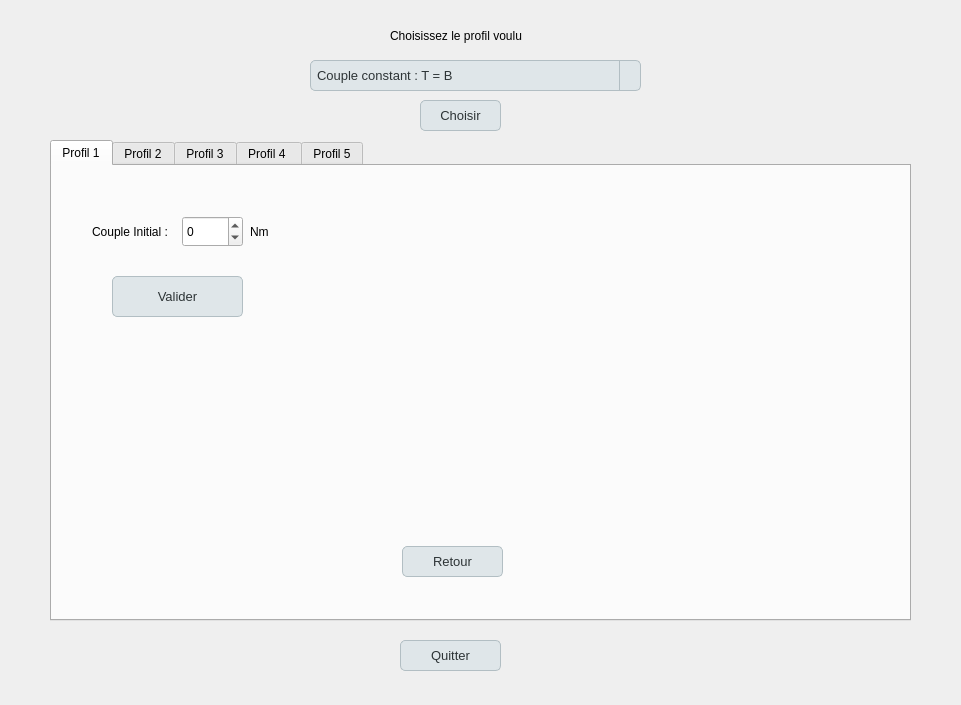
<?xml version="1.0" encoding="UTF-8"?>
<ui version="4.0">
 <class>Form</class>
 <widget class="QWidget" name="Form">
  <property name="geometry">
   <rect>
    <x>0</x>
    <y>0</y>
    <width>961</width>
    <height>705</height>
   </rect>
  </property>
  <property name="windowTitle">
   <string>Form</string>
  </property>
  <widget class="QComboBox" name="cB_choix_profil">
   <property name="geometry">
    <rect>
     <x>310</x>
     <y>60</y>
     <width>331</width>
     <height>31</height>
    </rect>
   </property>
   <property name="styleSheet">
    <string notr="true">QComboBox {
    background-color: #dfe6e9;
    border: 1px solid #b2bec3;
    border-radius: 5px;
    padding: 6px 30px 6px 6px;
    font: 13px;
    color: #2d3436;
}

QComboBox:hover {
    background-color: #b2bec3;
}

QComboBox:pressed {
    background-color: #636e72;
    color: #ffffff;
}

QComboBox::drop-down {
    subcontrol-origin: padding;
    subcontrol-position: top right;
    width: 20px;
    border-left: 1px solid #b2bec3;
}

QComboBox QAbstractItemView {
    background-color: #dfe6e9;
    border: 1px solid #b2bec3;
    selection-background-color: #636e72;
    selection-color: #ffffff;
}</string>
   </property>
   <item>
    <property name="text">
     <string>Couple constant : T = B</string>
    </property>
   </item>
   <item>
    <property name="text">
     <string>Couple de type : T = An+B</string>
    </property>
   </item>
   <item>
    <property name="text">
     <string>Couple de type : T = An²+B</string>
    </property>
   </item>
   <item>
    <property name="text">
     <string>Couple de type : T = An−1</string>
    </property>
   </item>
   <item>
    <property name="text">
     <string>Couple de commande impulsionnelle</string>
    </property>
   </item>
  </widget>
  <widget class="QPushButton" name="pb_choisir_frein_profil">
   <property name="geometry">
    <rect>
     <x>420</x>
     <y>100</y>
     <width>81</width>
     <height>31</height>
    </rect>
   </property>
   <property name="styleSheet">
    <string notr="true">QPushButton {
    background-color: #dfe6e9;
    border: 1px solid #b2bec3;
    border-radius: 5px;
    color: #2d3436;
    padding: 6px 12px;
    font: 13px;
}

QPushButton:hover {
    background-color: #b2bec3;
}

QPushButton:pressed {
    background-color: #636e72;
    color: #ffffff;
}</string>
   </property>
   <property name="text">
    <string>Choisir</string>
   </property>
  </widget>
  <widget class="QLabel" name="label">
   <property name="geometry">
    <rect>
     <x>390</x>
     <y>20</y>
     <width>171</width>
     <height>31</height>
    </rect>
   </property>
   <property name="text">
    <string>Choisissez le profil voulu</string>
   </property>
  </widget>
  <widget class="QTabWidget" name="tabWidget">
   <property name="geometry">
    <rect>
     <x>50</x>
     <y>140</y>
     <width>861</width>
     <height>481</height>
    </rect>
   </property>
   <property name="currentIndex">
    <number>0</number>
   </property>
   <widget class="QWidget" name="profil1">
    <attribute name="title">
     <string>Profil 1</string>
    </attribute>
    <widget class="QLabel" name="label_5">
     <property name="geometry">
      <rect>
       <x>40</x>
       <y>50</y>
       <width>91</width>
       <height>31</height>
      </rect>
     </property>
     <property name="text">
      <string>Couple Initial : </string>
     </property>
    </widget>
    <widget class="QPushButton" name="pb_valider_profil1">
     <property name="geometry">
      <rect>
       <x>60</x>
       <y>110</y>
       <width>131</width>
       <height>41</height>
      </rect>
     </property>
     <property name="styleSheet">
      <string notr="true">QPushButton {
    background-color: #dfe6e9;
    border: 1px solid #b2bec3;
    border-radius: 5px;
    color: #2d3436;
    padding: 6px 12px;
    font: 13px;
}

QPushButton:hover {
    background-color: #b2bec3;
}

QPushButton:pressed {
    background-color: #636e72;
    color: #ffffff;
}</string>
     </property>
     <property name="text">
      <string>Valider</string>
     </property>
    </widget>
    <widget class="QSpinBox" name="sB_coupleInitial">
     <property name="geometry">
      <rect>
       <x>130</x>
       <y>50</y>
       <width>61</width>
       <height>31</height>
      </rect>
     </property>
     <property name="minimum">
      <number>-10000</number>
     </property>
     <property name="maximum">
      <number>10000</number>
     </property>
     <property name="singleStep">
      <number>10</number>
     </property>
    </widget>
    <widget class="QLabel" name="label_34">
     <property name="geometry">
      <rect>
       <x>198</x>
       <y>50</y>
       <width>51</width>
       <height>31</height>
      </rect>
     </property>
     <property name="text">
      <string>Nm</string>
     </property>
    </widget>
    <widget class="QPushButton" name="pb_retour_profil1">
     <property name="geometry">
      <rect>
       <x>350</x>
       <y>380</y>
       <width>101</width>
       <height>31</height>
      </rect>
     </property>
     <property name="styleSheet">
      <string notr="true">QPushButton {
    background-color: #dfe6e9;
    border: 1px solid #b2bec3;
    border-radius: 5px;
    color: #2d3436;
    padding: 6px 12px;
    font: 13px;
}

QPushButton:hover {
    background-color: #b2bec3;
}

QPushButton:pressed {
    background-color: #636e72;
    color: #ffffff;
}</string>
     </property>
     <property name="text">
      <string>Retour</string>
     </property>
    </widget>
    <widget class="QLabel" name="l_image_profil1">
     <property name="geometry">
      <rect>
       <x>290</x>
       <y>20</y>
       <width>541</width>
       <height>331</height>
      </rect>
     </property>
     <property name="text">
      <string/>
     </property>
    </widget>
   </widget>
   <widget class="QWidget" name="profil2">
    <attribute name="title">
     <string>Profil 2</string>
    </attribute>
    <widget class="QLabel" name="label_16">
     <property name="geometry">
      <rect>
       <x>20</x>
       <y>50</y>
       <width>121</width>
       <height>31</height>
      </rect>
     </property>
     <property name="text">
      <string>Coefficient directeur 
de la courbe </string>
     </property>
    </widget>
    <widget class="QSpinBox" name="sB_coefficientDirecteur_profil2">
     <property name="geometry">
      <rect>
       <x>140</x>
       <y>50</y>
       <width>61</width>
       <height>31</height>
      </rect>
     </property>
     <property name="minimum">
      <number>-10000</number>
     </property>
     <property name="maximum">
      <number>10000</number>
     </property>
     <property name="singleStep">
      <number>10</number>
     </property>
    </widget>
    <widget class="QLabel" name="label_17">
     <property name="geometry">
      <rect>
       <x>20</x>
       <y>110</y>
       <width>121</width>
       <height>31</height>
      </rect>
     </property>
     <property name="text">
      <string>Ordonnée à l'origine 
de la courbe </string>
     </property>
    </widget>
    <widget class="QSpinBox" name="sB_ordonneeOrigine_profil2">
     <property name="geometry">
      <rect>
       <x>140</x>
       <y>110</y>
       <width>61</width>
       <height>31</height>
      </rect>
     </property>
     <property name="minimum">
      <number>-10000</number>
     </property>
     <property name="maximum">
      <number>10000</number>
     </property>
     <property name="singleStep">
      <number>10</number>
     </property>
    </widget>
    <widget class="QPushButton" name="pb_valider_profil2">
     <property name="geometry">
      <rect>
       <x>60</x>
       <y>170</y>
       <width>101</width>
       <height>31</height>
      </rect>
     </property>
     <property name="text">
      <string>Valider</string>
     </property>
    </widget>
    <widget class="QPushButton" name="pb_retour_profil2">
     <property name="geometry">
      <rect>
       <x>350</x>
       <y>390</y>
       <width>101</width>
       <height>31</height>
      </rect>
     </property>
     <property name="styleSheet">
      <string notr="true">QPushButton {
    background-color: #dfe6e9;
    border: 1px solid #b2bec3;
    border-radius: 5px;
    color: #2d3436;
    padding: 6px 12px;
    font: 13px;
}

QPushButton:hover {
    background-color: #b2bec3;
}

QPushButton:pressed {
    background-color: #636e72;
    color: #ffffff;
}</string>
     </property>
     <property name="text">
      <string>Retour</string>
     </property>
    </widget>
    <widget class="QLabel" name="l_image_profil2">
     <property name="geometry">
      <rect>
       <x>290</x>
       <y>20</y>
       <width>541</width>
       <height>331</height>
      </rect>
     </property>
     <property name="text">
      <string/>
     </property>
    </widget>
   </widget>
   <widget class="QWidget" name="profil3">
    <attribute name="title">
     <string>Profil 3</string>
    </attribute>
    <widget class="QPushButton" name="pb_retour_profil3">
     <property name="geometry">
      <rect>
       <x>350</x>
       <y>390</y>
       <width>101</width>
       <height>31</height>
      </rect>
     </property>
     <property name="styleSheet">
      <string notr="true">QPushButton {
    background-color: #dfe6e9;
    border: 1px solid #b2bec3;
    border-radius: 5px;
    color: #2d3436;
    padding: 6px 12px;
    font: 13px;
}

QPushButton:hover {
    background-color: #b2bec3;
}

QPushButton:pressed {
    background-color: #636e72;
    color: #ffffff;
}</string>
     </property>
     <property name="text">
      <string>Retour</string>
     </property>
    </widget>
    <widget class="QPushButton" name="pb_valider_profil3">
     <property name="geometry">
      <rect>
       <x>60</x>
       <y>170</y>
       <width>91</width>
       <height>31</height>
      </rect>
     </property>
     <property name="styleSheet">
      <string notr="true">QPushButton {
    background-color: #dfe6e9;
    border: 1px solid #b2bec3;
    border-radius: 5px;
    color: #2d3436;
    padding: 6px 12px;
    font: 13px;
}

QPushButton:hover {
    background-color: #b2bec3;
}

QPushButton:pressed {
    background-color: #636e72;
    color: #ffffff;
}</string>
     </property>
     <property name="text">
      <string>Valider</string>
     </property>
    </widget>
    <widget class="QLabel" name="label_19">
     <property name="geometry">
      <rect>
       <x>20</x>
       <y>110</y>
       <width>111</width>
       <height>31</height>
      </rect>
     </property>
     <property name="text">
      <string>Ordonnée à l'origine 
de la courbe</string>
     </property>
    </widget>
    <widget class="QLabel" name="label_18">
     <property name="geometry">
      <rect>
       <x>20</x>
       <y>50</y>
       <width>111</width>
       <height>31</height>
      </rect>
     </property>
     <property name="text">
      <string>Coefficient directeur  
de la courbe</string>
     </property>
    </widget>
    <widget class="QSpinBox" name="sB_ordonneeOrigine_profil3">
     <property name="geometry">
      <rect>
       <x>140</x>
       <y>110</y>
       <width>61</width>
       <height>31</height>
      </rect>
     </property>
     <property name="minimum">
      <number>-10000</number>
     </property>
     <property name="maximum">
      <number>10000</number>
     </property>
     <property name="singleStep">
      <number>10</number>
     </property>
    </widget>
    <widget class="QSpinBox" name="sB_coefficientDirecteur_profil3">
     <property name="geometry">
      <rect>
       <x>140</x>
       <y>50</y>
       <width>61</width>
       <height>31</height>
      </rect>
     </property>
     <property name="minimum">
      <number>-10000</number>
     </property>
     <property name="maximum">
      <number>10000</number>
     </property>
     <property name="singleStep">
      <number>10</number>
     </property>
    </widget>
    <widget class="QLabel" name="l_image_profil3">
     <property name="geometry">
      <rect>
       <x>290</x>
       <y>20</y>
       <width>541</width>
       <height>321</height>
      </rect>
     </property>
     <property name="text">
      <string/>
     </property>
    </widget>
   </widget>
   <widget class="QWidget" name="profil4">
    <attribute name="title">
     <string>Profil 4 </string>
    </attribute>
    <widget class="QSpinBox" name="sB_coefficientDirecteur_profil4">
     <property name="geometry">
      <rect>
       <x>150</x>
       <y>140</y>
       <width>61</width>
       <height>31</height>
      </rect>
     </property>
     <property name="minimum">
      <number>-10000</number>
     </property>
     <property name="maximum">
      <number>10000</number>
     </property>
     <property name="singleStep">
      <number>10</number>
     </property>
    </widget>
    <widget class="QSpinBox" name="sB_dureeConstante_profil4">
     <property name="geometry">
      <rect>
       <x>150</x>
       <y>90</y>
       <width>61</width>
       <height>31</height>
      </rect>
     </property>
     <property name="minimum">
      <number>-10000</number>
     </property>
     <property name="maximum">
      <number>10000</number>
     </property>
     <property name="singleStep">
      <number>10</number>
     </property>
    </widget>
    <widget class="QSpinBox" name="sB_coupleInitial_profil4">
     <property name="geometry">
      <rect>
       <x>150</x>
       <y>40</y>
       <width>61</width>
       <height>31</height>
      </rect>
     </property>
     <property name="minimum">
      <number>-10000</number>
     </property>
     <property name="maximum">
      <number>10000</number>
     </property>
     <property name="singleStep">
      <number>10</number>
     </property>
    </widget>
    <widget class="QLabel" name="label_2">
     <property name="geometry">
      <rect>
       <x>60</x>
       <y>40</y>
       <width>91</width>
       <height>31</height>
      </rect>
     </property>
     <property name="text">
      <string>Couple Initial : </string>
     </property>
    </widget>
    <widget class="QLabel" name="label_3">
     <property name="geometry">
      <rect>
       <x>50</x>
       <y>89</y>
       <width>101</width>
       <height>31</height>
      </rect>
     </property>
     <property name="text">
      <string>Durée constante : </string>
     </property>
    </widget>
    <widget class="QLabel" name="label_4">
     <property name="geometry">
      <rect>
       <x>30</x>
       <y>140</y>
       <width>141</width>
       <height>31</height>
      </rect>
     </property>
     <property name="text">
      <string>Coefficient directeur
 de la pente : </string>
     </property>
    </widget>
    <widget class="QPushButton" name="pb_valider_profil4">
     <property name="geometry">
      <rect>
       <x>64</x>
       <y>193</y>
       <width>91</width>
       <height>31</height>
      </rect>
     </property>
     <property name="styleSheet">
      <string notr="true">QPushButton {
    background-color: #dfe6e9;
    border: 1px solid #b2bec3;
    border-radius: 5px;
    color: #2d3436;
    padding: 6px 12px;
    font: 13px;
}

QPushButton:hover {
    background-color: #b2bec3;
}

QPushButton:pressed {
    background-color: #636e72;
    color: #ffffff;
}</string>
     </property>
     <property name="text">
      <string>Valider</string>
     </property>
    </widget>
    <widget class="QPushButton" name="pb_retour_profil4">
     <property name="geometry">
      <rect>
       <x>350</x>
       <y>390</y>
       <width>101</width>
       <height>31</height>
      </rect>
     </property>
     <property name="styleSheet">
      <string notr="true">QPushButton {
    background-color: #dfe6e9;
    border: 1px solid #b2bec3;
    border-radius: 5px;
    color: #2d3436;
    padding: 6px 12px;
    font: 13px;
}

QPushButton:hover {
    background-color: #b2bec3;
}

QPushButton:pressed {
    background-color: #636e72;
    color: #ffffff;
}</string>
     </property>
     <property name="text">
      <string>Retour</string>
     </property>
    </widget>
    <widget class="QLabel" name="l_image_profil4">
     <property name="geometry">
      <rect>
       <x>290</x>
       <y>20</y>
       <width>541</width>
       <height>321</height>
      </rect>
     </property>
     <property name="text">
      <string/>
     </property>
    </widget>
   </widget>
   <widget class="QWidget" name="profil5">
    <attribute name="title">
     <string>Profil 5</string>
    </attribute>
    <widget class="QLabel" name="label_35">
     <property name="geometry">
      <rect>
       <x>50</x>
       <y>30</y>
       <width>121</width>
       <height>31</height>
      </rect>
     </property>
     <property name="text">
      <string>Couple Etat Haut</string>
     </property>
    </widget>
    <widget class="QSpinBox" name="sB_coupleEtatHaut_profil5">
     <property name="geometry">
      <rect>
       <x>150</x>
       <y>30</y>
       <width>61</width>
       <height>31</height>
      </rect>
     </property>
     <property name="minimum">
      <number>-10000</number>
     </property>
     <property name="maximum">
      <number>10000</number>
     </property>
     <property name="singleStep">
      <number>10</number>
     </property>
    </widget>
    <widget class="QLabel" name="label_36">
     <property name="geometry">
      <rect>
       <x>50</x>
       <y>80</y>
       <width>121</width>
       <height>31</height>
      </rect>
     </property>
     <property name="text">
      <string>Couple Etat Bas</string>
     </property>
    </widget>
    <widget class="QSpinBox" name="sB_coupleEtatBas_profil5">
     <property name="geometry">
      <rect>
       <x>150</x>
       <y>80</y>
       <width>61</width>
       <height>31</height>
      </rect>
     </property>
     <property name="minimum">
      <number>-10000</number>
     </property>
     <property name="maximum">
      <number>10000</number>
     </property>
     <property name="singleStep">
      <number>10</number>
     </property>
    </widget>
    <widget class="QLabel" name="label_37">
     <property name="geometry">
      <rect>
       <x>50</x>
       <y>130</y>
       <width>121</width>
       <height>31</height>
      </rect>
     </property>
     <property name="text">
      <string>Durée Etat Haut </string>
     </property>
    </widget>
    <widget class="QSpinBox" name="sB_dureeEtatHaut_profil5">
     <property name="geometry">
      <rect>
       <x>150</x>
       <y>130</y>
       <width>61</width>
       <height>31</height>
      </rect>
     </property>
     <property name="minimum">
      <number>-10000</number>
     </property>
     <property name="maximum">
      <number>10000</number>
     </property>
     <property name="singleStep">
      <number>10</number>
     </property>
    </widget>
    <widget class="QLabel" name="label_38">
     <property name="geometry">
      <rect>
       <x>50</x>
       <y>180</y>
       <width>121</width>
       <height>31</height>
      </rect>
     </property>
     <property name="text">
      <string>Durée Etat Bas </string>
     </property>
    </widget>
    <widget class="QSpinBox" name="sB_dureeEtatBas_profil5">
     <property name="geometry">
      <rect>
       <x>150</x>
       <y>180</y>
       <width>61</width>
       <height>31</height>
      </rect>
     </property>
     <property name="minimum">
      <number>-10000</number>
     </property>
     <property name="maximum">
      <number>10000</number>
     </property>
     <property name="singleStep">
      <number>10</number>
     </property>
    </widget>
    <widget class="QLabel" name="label_39">
     <property name="geometry">
      <rect>
       <x>220</x>
       <y>30</y>
       <width>51</width>
       <height>31</height>
      </rect>
     </property>
     <property name="text">
      <string>Nm</string>
     </property>
    </widget>
    <widget class="QLabel" name="label_40">
     <property name="geometry">
      <rect>
       <x>220</x>
       <y>80</y>
       <width>51</width>
       <height>31</height>
      </rect>
     </property>
     <property name="text">
      <string>Nm</string>
     </property>
    </widget>
    <widget class="QLabel" name="label_41">
     <property name="geometry">
      <rect>
       <x>220</x>
       <y>130</y>
       <width>51</width>
       <height>31</height>
      </rect>
     </property>
     <property name="text">
      <string>secondes</string>
     </property>
    </widget>
    <widget class="QLabel" name="label_42">
     <property name="geometry">
      <rect>
       <x>220</x>
       <y>180</y>
       <width>51</width>
       <height>31</height>
      </rect>
     </property>
     <property name="text">
      <string>secondes</string>
     </property>
    </widget>
    <widget class="QPushButton" name="pb_retour_profil5">
     <property name="geometry">
      <rect>
       <x>350</x>
       <y>410</y>
       <width>101</width>
       <height>31</height>
      </rect>
     </property>
     <property name="styleSheet">
      <string notr="true">QPushButton {
    background-color: #dfe6e9;
    border: 1px solid #b2bec3;
    border-radius: 5px;
    color: #2d3436;
    padding: 6px 12px;
    font: 13px;
}

QPushButton:hover {
    background-color: #b2bec3;
}

QPushButton:pressed {
    background-color: #636e72;
    color: #ffffff;
}</string>
     </property>
     <property name="text">
      <string>Retour</string>
     </property>
    </widget>
    <widget class="QPushButton" name="pb_valider_profil5">
     <property name="geometry">
      <rect>
       <x>90</x>
       <y>230</y>
       <width>91</width>
       <height>31</height>
      </rect>
     </property>
     <property name="styleSheet">
      <string notr="true">QPushButton {
    background-color: #dfe6e9;
    border: 1px solid #b2bec3;
    border-radius: 5px;
    color: #2d3436;
    padding: 6px 12px;
    font: 13px;
}

QPushButton:hover {
    background-color: #b2bec3;
}

QPushButton:pressed {
    background-color: #636e72;
    color: #ffffff;
}</string>
     </property>
     <property name="text">
      <string>Valider</string>
     </property>
    </widget>
    <widget class="QLabel" name="l_image_profil5">
     <property name="geometry">
      <rect>
       <x>300</x>
       <y>20</y>
       <width>531</width>
       <height>321</height>
      </rect>
     </property>
     <property name="text">
      <string/>
     </property>
    </widget>
   </widget>
  </widget>
  <widget class="QPushButton" name="pb_frein_profil_quitter">
   <property name="geometry">
    <rect>
     <x>400</x>
     <y>640</y>
     <width>101</width>
     <height>31</height>
    </rect>
   </property>
   <property name="styleSheet">
    <string notr="true">QPushButton {
    background-color: #dfe6e9;
    border: 1px solid #b2bec3;
    border-radius: 5px;
    color: #2d3436;
    padding: 6px 12px;
    font: 13px;
}

QPushButton:hover {
    background-color: #b2bec3;
}

QPushButton:pressed {
    background-color: #636e72;
    color: #ffffff;
}</string>
   </property>
   <property name="text">
    <string>Quitter</string>
   </property>
  </widget>
 </widget>
 <resources/>
 <connections/>
</ui>
